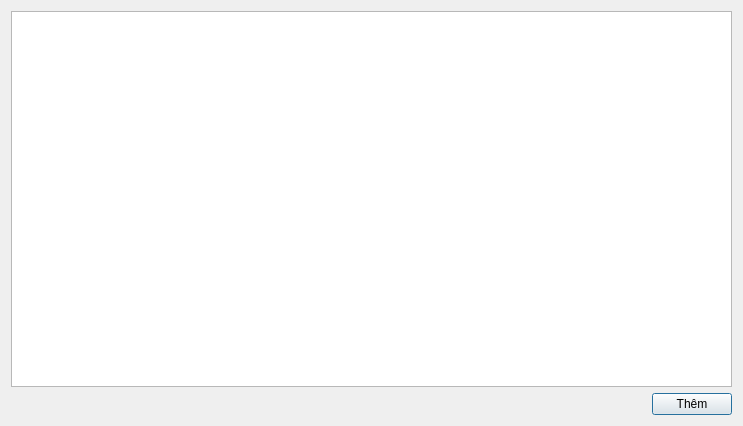
<?xml version="1.0" encoding="UTF-8"?>
<ui version="4.0">
 <class>Botuviettat</class>
 <widget class="QDialog" name="Botuviettat">
  <property name="geometry">
   <rect>
    <x>0</x>
    <y>0</y>
    <width>743</width>
    <height>426</height>
   </rect>
  </property>
  <property name="windowTitle">
   <string>Dialog</string>
  </property>
  <property name="windowIcon">
   <iconset resource="res.qrc">
    <normaloff>:/Image/Icon/document_save_as.png</normaloff>:/Image/Icon/document_save_as.png</iconset>
  </property>
  <layout class="QVBoxLayout" name="verticalLayout">
   <item>
    <widget class="QTableWidget" name="tableWidget"/>
   </item>
   <item>
    <layout class="QHBoxLayout" name="horizontalLayout">
     <item>
      <spacer name="horizontalSpacer">
       <property name="orientation">
        <enum>Qt::Horizontal</enum>
       </property>
       <property name="sizeHint" stdset="0">
        <size>
         <width>248</width>
         <height>20</height>
        </size>
       </property>
      </spacer>
     </item>
     <item>
      <widget class="QPushButton" name="pushButtonThem">
       <property name="text">
        <string>Thêm</string>
       </property>
      </widget>
     </item>
    </layout>
   </item>
  </layout>
 </widget>
 <resources>
  <include location="res.qrc"/>
 </resources>
 <connections/>
</ui>
